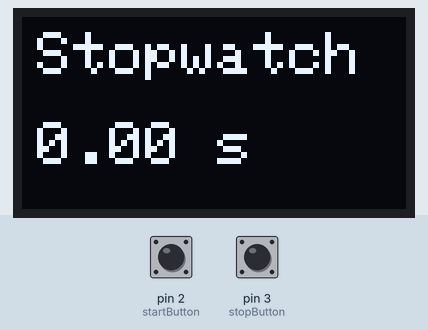
A sketch run on a simulated Arduino Uno, built with avr-gcc and run on an emulated ATmega328P. Shown: 128×64 one-colour display. The inputs (shaded band) are chosen by the test bench; at power-on: pin 2 (startButton) HIGH, pin 3 (stopButton) HIGH.

Above: at 1.2 s.
1.3 s: pin 2 (startButton) pulled LOW for 0.15 s
At 1.56 s:
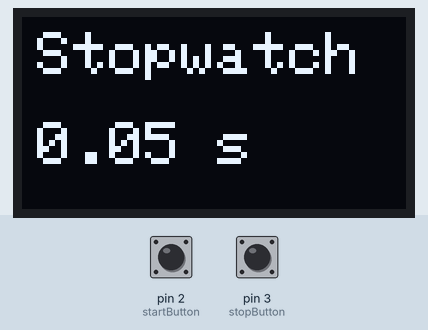
3.8 s: pin 3 (stopButton) pulled LOW for 0.15 s
At 5.0 s:
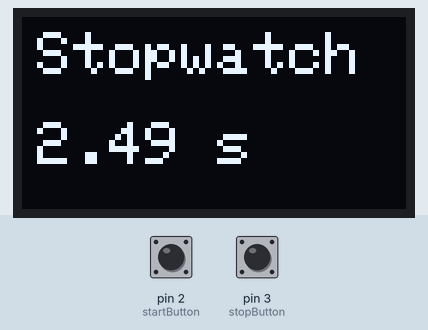
5.4 s: pin 2 (startButton) pulled LOW for 1 s
At 5.64 s:
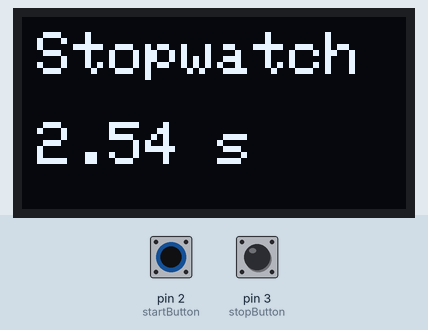
7.9 s: pin 3 (stopButton) pulled LOW for 1 s
At 9.2 s:
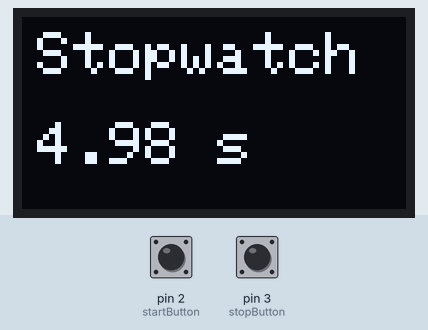
Timing chart, 0 to 10.9 s (numbered marks = the images above; inputs shaded):
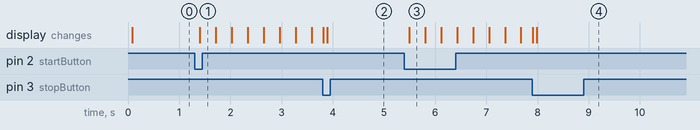

The sketch:

Reaction_Time_Game_2.0.ino
```cpp
#include <Wire.h>
#include <Adafruit_GFX.h>
#include <Adafruit_SSD1306.h>

#define SCREEN_WIDTH 128
#define SCREEN_HEIGHT 64

Adafruit_SSD1306 display(SCREEN_WIDTH, SCREEN_HEIGHT, &Wire, -1);

// Button Pins
const int startButton = 2;
const int stopButton = 3;

// Stopwatch Variables
unsigned long startTime = 0;
unsigned long elapsedTime = 0;
bool running = false;

bool lastStartState = HIGH;
bool lastStopState = HIGH;

void setup() {

  pinMode(startButton, INPUT_PULLUP);
  pinMode(stopButton, INPUT_PULLUP);

  Serial.begin(9600);

  if (!display.begin(SSD1306_SWITCHCAPVCC, 0x3C)) {
    Serial.println("OLED Failed");
    while (true);
  }

  display.clearDisplay();
  display.display();
}

void loop() {

  bool startState = digitalRead(startButton);
  bool stopState = digitalRead(stopButton);

  // Start Stopwatch
  if (lastStartState == HIGH && startState == LOW && !running) {
    startTime = millis() - elapsedTime;
    running = true;
    delay(50);
  }

  // Stop Stopwatch
  if (lastStopState == HIGH && stopState == LOW && running) {
    elapsedTime = millis() - startTime;
    running = false;
    delay(50);
  }

  // Reset (Press Both Buttons Together)
  if (startState == LOW && stopState == LOW) {
    running = false;
    elapsedTime = 0;
    startTime = millis();
    delay(300);
  }

  lastStartState = startState;
  lastStopState = stopState;

  // Update Time
  if (running) {
    elapsedTime = millis() - startTime;
  }

  float seconds = elapsedTime / 1000.0;

  // OLED Display
  display.clearDisplay();

  display.setTextSize(2);
  display.setTextColor(SSD1306_WHITE);

  display.setCursor(5, 5);
  display.println("Stopwatch");

  display.setTextSize(2);
  display.setCursor(5, 35);
  display.print(seconds, 2);
  display.print(" s");

  display.display();
}
```

Measured:
- after the input at 1.3 s, the display: changes after 0.11 s (image 1)
- after the input at 5.4 s, the display: changes after 0.09 s (image 3)
